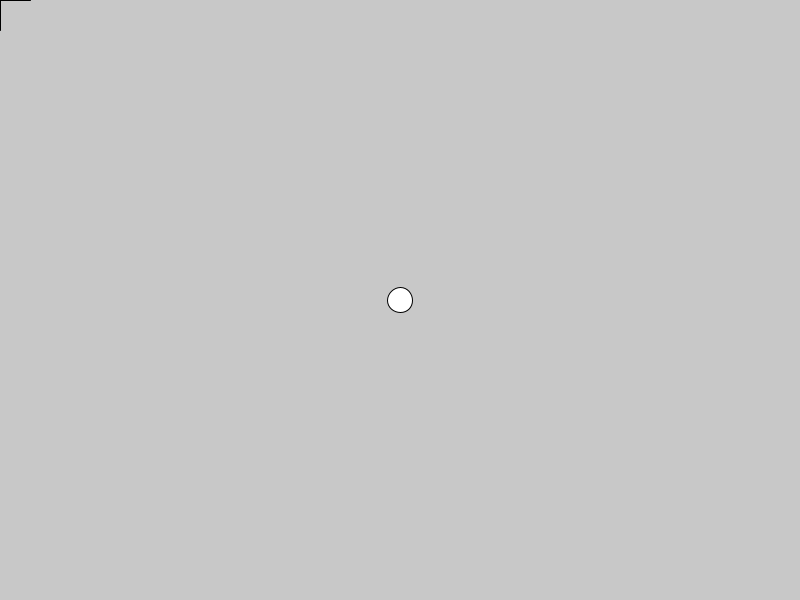
Frame 1 (no input)
Frame 60 (the mouse pressed at the canvas centre just before this capture): identical to frame 1, image omitted
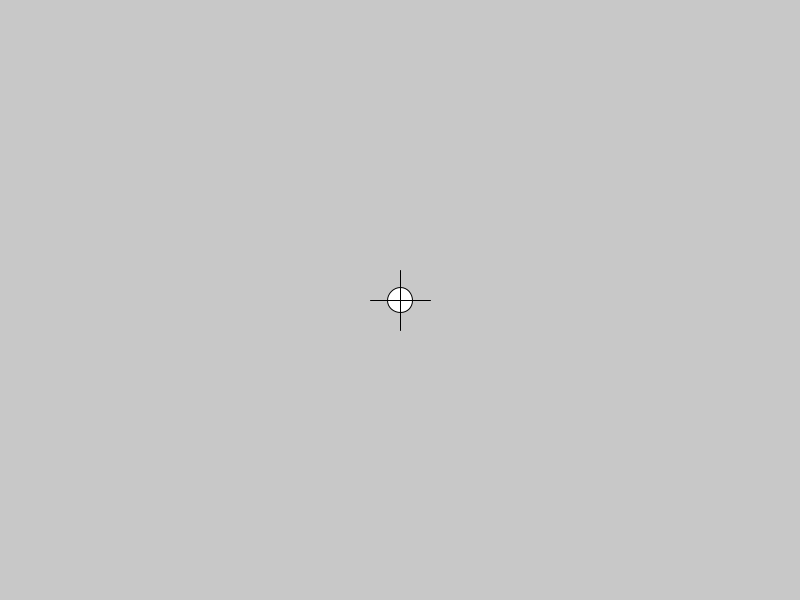
Frame 120 (the mouse held since frame 60 and released just before this capture)

The Processing sketch that drew these frames (run headless with seeded random() and noise(); from frame 60 on, the mouse is pressed at the canvas centre):

// Processing sketch: sketch_241029a
// ── sketch_241029a.pde
int xPos;
int yPos;



void setup(){
  size(800, 600);
  
  frameRate(60);
  xPos = width/2;
  yPos = height/2;
  
  noCursor();
}

void draw(){
  background(200, 200, 200);  
  
  
  circle(xPos, yPos, 25); 
  
  
  // cursor
  line(mouseX - 30, mouseY, mouseX + 30, mouseY);
  line(mouseX, mouseY - 30, mouseX, mouseY + 30);
  
  
}
